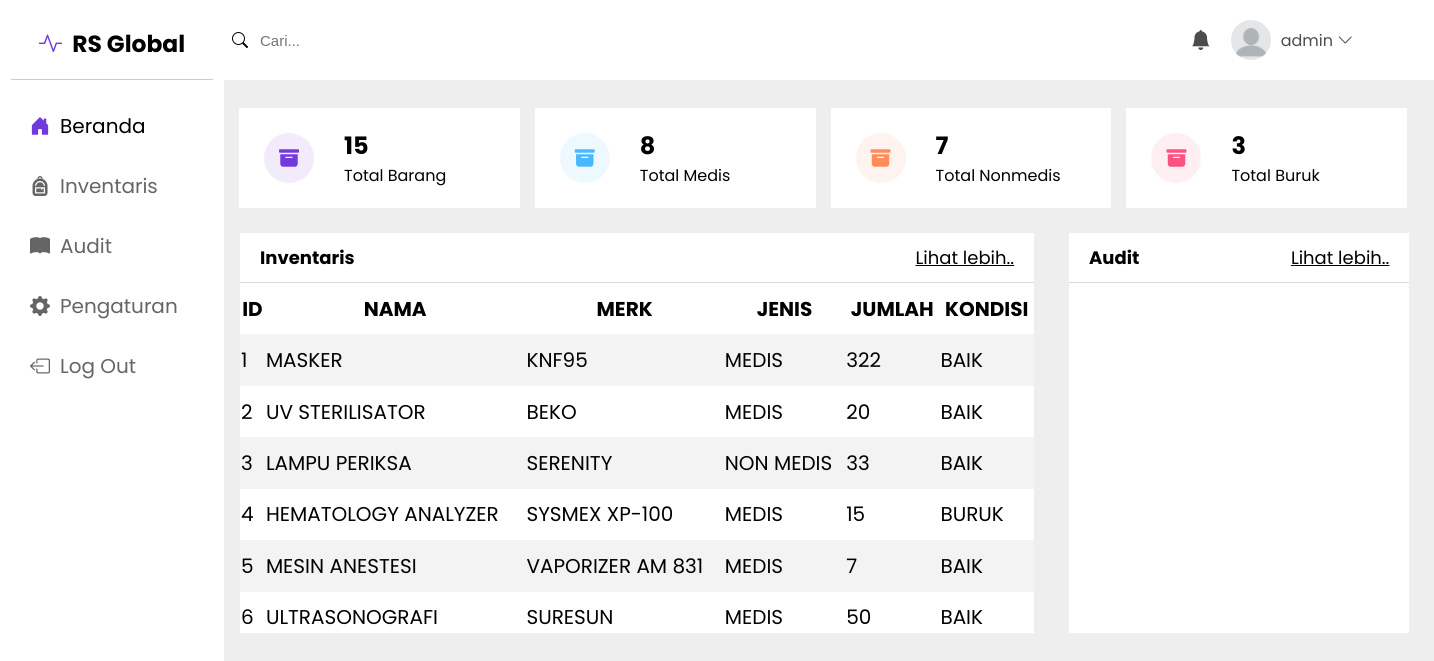
The app's page /index.php (signed in), older data.
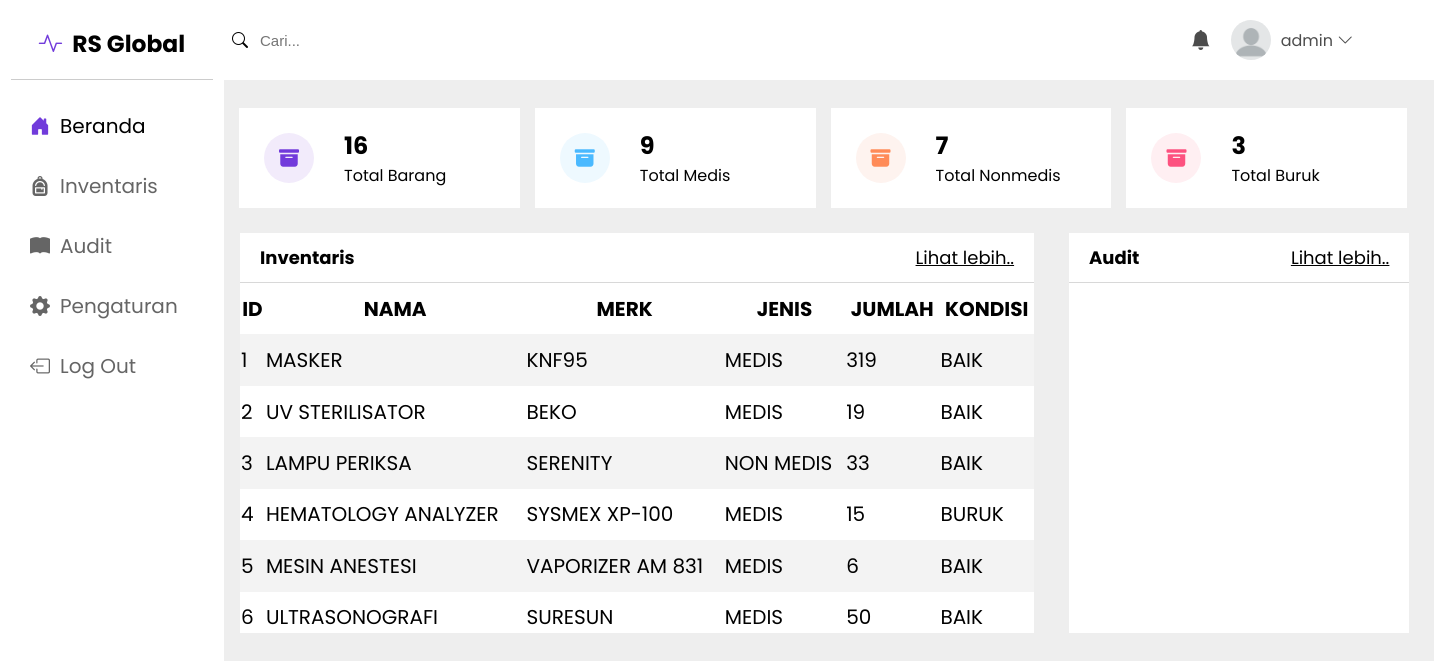
The same page, newer data.
### tables this page shows
CREATE TABLE `barang` (
  `ID_BARANG` int(11) NOT NULL,
  `NAMA_BARANG` varchar(255) NOT NULL,
  `MERK_BARANG` varchar(255) NOT NULL,
  `JENIS_BARANG` varchar(255) NOT NULL,
  `JUMLAH` int(11) NOT NULL,
  `KONDISI` varchar(6) NOT NULL
);

### index.php (the view, shortened to what the changed rows need)
<?php
include_once("config/koneksi.php");
$query = mysqli_query($koneksi, "SELECT * FROM barang LIMIT 6");
?>
<!DOCTYPE html>
<html lang="en">
<head>
    <link rel="stylesheet" href="src/style.css">
    <link rel="stylesheet" href="https://cdn.jsdelivr.net/npm/bootstrap-icons@1.11.1/font/bootstrap-icons.css">
</head>
<body>
    <div class="content">
        <div class="container">
            <div class="card">
                <div class="text-box">
                    <h2>
                        <?php
                            $result = mysqli_query($koneksi, "SELECT * FROM barang");
                            $totalCount = mysqli_num_rows($result);
                            echo $totalCount;
                        ?>
                    </h2>
                    <p>Total Barang</p>
                </div>
            </div>
            <div class="card">
                <div class="text-box">
                    <h2>
                        <?php
                            $result = mysqli_query($koneksi, "SELECT * FROM barang WHERE JENIS_BARANG = 'MEDIS'");
                            $totalCount = mysqli_num_rows($result);
                            echo $totalCount;
                        ?>
                    </h2>
                    <p>Total Medis</p>
                </div>
            </div>
            <div class="card">
                <div class="text-box">
                    <h2>
                        <?php
                            $result = mysqli_query($koneksi, "SELECT * FROM barang WHERE JENIS_BARANG = 'NON MEDIS'");
                            $totalCount = mysqli_num_rows($result);
                            echo $totalCount;
                        ?>
                    </h2>
                </div>
            </div>
            <div class="card">
                <div class="text-box">
                    <h2>
                        <?php
                            $result = mysqli_query($koneksi, "SELECT * FROM barang WHERE KONDISI = 'BURUK'");
                            $totalCount = mysqli_num_rows($result);
                            echo $totalCount;
                        ?>
                    </h2>
                </div>
            </div>
        </div>
        <div class="wrapper">
            <div class="big-card">
                <table border="0" style="border-collapse: collapse;">
                    <tr>
                        <th>ID</th>
                        <th>NAMA</th>
                        <th>MERK</th>
                        <th>JENIS</th>
                        <th>JUMLAH</th>
                        <th>KONDISI</th>
                    </tr>
                    <?php
                    while ($data = mysqli_fetch_array($query)) {
                        echo "<tr>";
                        echo "<td>" . $data['ID_BARANG'] . "</td>";
                        echo "<td>" . $data['NAMA_BARANG'] . "</td>";
                        echo "<td>" . $data['MERK_BARANG'] . "</td>";
                        echo "<td>" . $data['JENIS_BARANG'] . "</td>";
                        echo "<td>" . $data['JUMLAH'] . "</td>";
                        echo "<td>" . $data['KONDISI'] . "</td>";
                    }
                    ?>
                </table>
            </div>
        </div>
    </div>
</body>
</html>

Row changes from the older to the newer data that the page shows:
changed barang "MASKER": JUMLAH "322" → "319"
changed barang "UV STERILISATOR": JUMLAH "20" → "19"
changed barang "MESIN ANESTESI": JUMLAH "7" → "6"
Text that changed along with them:
$totalCount: "15" → "16"
$totalCount: "8" → "9"
